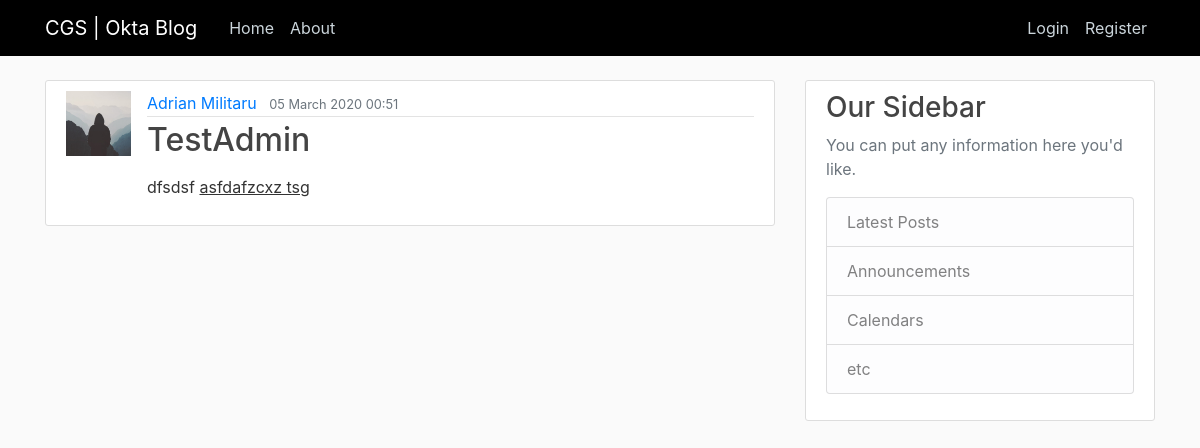
Page /post/R0MSuK1lg489vg6GBEMT on the committed database.
### mainblog/models.py (models this page shows, shortened)
class User(db.Model, UserMixin):
    id = db.Column(db.String(20), unique=True, primary_key=True)
    email = db.Column(db.String(60), unique=True, nullable=False)
    image_file = db.Column(db.String(20), nullable=False, default='default.jpg')
    password = db.Column(db.String(60), nullable=False)
    firstname = db.Column(db.String(60), nullable=True, default='')
    lastname = db.Column(db.String(60), nullable=True, default='')
    group = db.Column(db.String(60), db.ForeignKey('groups.group_name'), nullable=True)
    position = db.Column(db.String(60), db.ForeignKey('position.position_name'), nullable=True)
    comments = db.relationship('Comments', backref='author', lazy=True)
    posts = db.relationship('Post', backref='author', lazy=True)

class Post(db.Model):
    id = db.Column(db.String(20), unique=True, primary_key=True)
    title = db.Column(db.String(100), nullable=False)
    date_posted = db.Column(db.DateTime, nullable=False)
    content = db.Column(db.Text, nullable=False)
    user_id = db.Column(db.String, db.ForeignKey('user.id'), nullable=False)

### mainblog/routes.py (the view)
@app.route("/post/<string:post_id>", methods=['GET', 'POST'])
def post_page(post_id):
    post = Post.query.get_or_404(post_id)
    return render_template('post.html', title=post.title, post=post)

### mainblog/templates/post.html (shortened to what this page needs)
{% extends "layout.html" %}
{% block content %}
        <article class="media content-section">
        <img class="rounder-circle article-img" src="{{ url_for('static', filename='profile_pics/' + post.author.image_file) }}">
          <div class="media-body">
            <div class="article-metadata">
              <a class="mr-2" href="#">
                  {% if not post.author.firstname and not post.author.lastname %}
                            {{post.author.email}}
                  {% else %}
                            {{post.author.firstname}} {{post.author.lastname}}
                  {% endif %}
              </a>
              <small class="text-muted">{{ post.date_posted.strftime('%d %B %Y %H:%M') }}</small>
            </div>
            <h2 class="article-title">{{ post.title }}</h2>
            <p class="article-content">{{ post.content|safe }}</p>
          </div>
        </article>
{% endblock content %}

### mainblog/static/main.css (style rules this page uses)
body { background: #fafafa; color: #333333; margin-top: 5rem; }
h1, h2, h3, h4, h5, h6 { color: #444444; }
.content-section { background: #ffffff; padding: 10px 20px; border: 1px solid #dddddd; border-radius: 3px; margin-bottom: 20px; }
.article-title { color: #444444; }
.article-content { white-space: pre-line; }
.article-img { height: 65px; width: 65px; margin-right: 16px; }
.article-metadata { padding-bottom: 1px; margin-bottom: 4px; border-bottom: 1px solid #e3e3e3 }

### rows in the picture
User: image_file (placeholder picture), author.firstname "Adrian", author.lastname "Militaru"
Post: date_posted "05 March 2020 00:51", title "TestAdmin", content "dfsdsf asfdafzcxz tsg"
